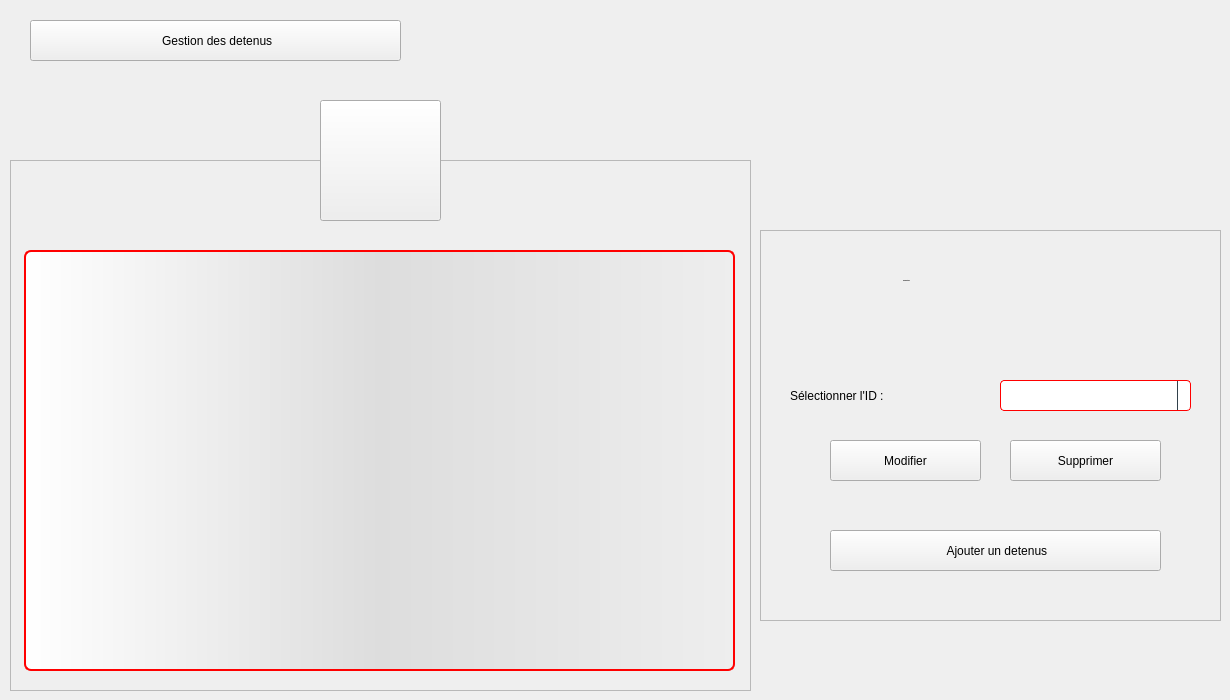
    <widget class="QWidget" name="Detenus">
     <widget class="QFrame" name="frame_6">
      <property name="geometry">
       <rect>
        <x>10</x>
        <y>160</y>
        <width>741</width>
        <height>531</height>
       </rect>
      </property>
      <property name="styleSheet">
       <string notr="true"/>
      </property>
      <property name="frameShape">
       <enum>QFrame::StyledPanel</enum>
      </property>
      <property name="frameShadow">
       <enum>QFrame::Raised</enum>
      </property>
      <widget class="QTableView" name="T_Detenu">
       <property name="geometry">
        <rect>
         <x>14</x>
         <y>90</y>
         <width>711</width>
         <height>421</height>
        </rect>
       </property>
       <property name="cursor" stdset="0">
        <cursorShape>ArrowCursor</cursorShape>
       </property>
       <property name="styleSheet">
        <string notr="true">QTableView {border: 2px solid red;text-align: top;padding: 4px;border-radius: 7px;border-bottom-left-radius: 7px;background: QLinearGradient( x1: 0, y1: 0, x2: 1, y2: 0,stop: 0 #fff, stop: 1 #eee,stop: 0.5 #ddd,stop: 1 #eee );width: 15px;selection-background-color:QLinearGradient( x1: 0, y1: 0, x2: 1, y2: 0,stop: 0 #FF0000, stop: 1 #FF5F5F,stop: 0.5 #FEAAAA,stop: 1 #eee);selection-color: black;}
QTableView::item:focus{selection-background-color: red;}
QScrollBar:vertical{ width: 20px; background: none; /* only these sort effect about width ...*/}
QScrollBar::handle:vertical{ border: 3px solid #5E749C;text-align: top;padding: 4px;border-radius: 5px; border-bottom-left-radius: 5px;background: QLinearGradient( x1: 0, y1: 0, x2: 1, y2: 0,stop: 0 #fff, stop: 1 #eee,stop: 0.5 #ddd,stop: 1 #eee ); width: 25px; min-height: 20px; max-height: 25px; /*these sort no effect*/ }
QScrollBar::add-page:vertical {border: 3px solid red;text-align: top;padding: 4px;border-radius: 5px; border-bottom-left-radius: 5px;background:  red; /* adding width: xx px; sorting no effect .. why? */}
QScrollBar::sub-page:vertical {border: 3px solid green;text-align: top;padding: 4px;border-radius: 5px; border-bottom-left-radius: 5px;background:  green; /* adding width: xx px; sorting no effect .. why? */ }</string>
       </property>
       <attribute name="horizontalHeaderDefaultSectionSize">
        <number>114</number>
       </attribute>
      </widget>
     </widget>
     <widget class="QToolButton" name="toolButton_7">
      <property name="geometry">
       <rect>
        <x>320</x>
        <y>100</y>
        <width>121</width>
        <height>121</height>
       </rect>
      </property>
      <property name="text">
       <string/>
      </property>
      <property name="icon">
       <iconset>
        <normaloff>:/Recources/Images/gavel.png</normaloff>:/Recources/Images/gavel.png</iconset>
      </property>
      <property name="iconSize">
       <size>
        <width>64</width>
        <height>64</height>
       </size>
      </property>
     </widget>
     <widget class="QPushButton" name="B_BackToGestions_2">
      <property name="geometry">
       <rect>
        <x>30</x>
        <y>20</y>
        <width>371</width>
        <height>41</height>
       </rect>
      </property>
      <property name="cursor">
       <cursorShape>PointingHandCursor</cursorShape>
      </property>
      <property name="text">
       <string> Gestion des detenus</string>
      </property>
      <property name="icon">
       <iconset>
        <normaloff>:/Recources/Images/back-arrow.png</normaloff>:/Recources/Images/back-arrow.png</iconset>
      </property>
     </widget>
     <widget class="QFrame" name="frame_7">
      <property name="geometry">
       <rect>
        <x>760</x>
        <y>230</y>
        <width>461</width>
        <height>391</height>
       </rect>
      </property>
      <property name="styleSheet">
       <string notr="true"/>
      </property>
      <property name="frameShape">
       <enum>QFrame::StyledPanel</enum>
      </property>
      <property name="frameShadow">
       <enum>QFrame::Raised</enum>
      </property>
      <widget class="QLabel" name="L_ConfigDetenus">
       <property name="geometry">
        <rect>
         <x>143</x>
         <y>20</y>
         <width>171</width>
         <height>61</height>
        </rect>
       </property>
       <property name="font">
        <font>
         <family>century gothic</family>
         <pointsize>-1</pointsize>
         <weight>75</weight>
         <bold>true</bold>
        </font>
       </property>
       <property name="styleSheet">
        <string notr="true">background: transparent;</string>
       </property>
       <property name="text">
        <string>Configuration</string>
       </property>
      </widget>
      <widget class="QLabel" name="L_IDDetenus">
       <property name="geometry">
        <rect>
         <x>30</x>
         <y>150</y>
         <width>191</width>
         <height>31</height>
        </rect>
       </property>
       <property name="styleSheet">
        <string notr="true">background: transparent;</string>
       </property>
       <property name="text">
        <string>Sélectionner l'ID :</string>
       </property>
      </widget>
      <widget class="QPushButton" name="B_AjouterDetenus">
       <property name="geometry">
        <rect>
         <x>70</x>
         <y>300</y>
         <width>331</width>
         <height>41</height>
        </rect>
       </property>
       <property name="cursor">
        <cursorShape>PointingHandCursor</cursorShape>
       </property>
       <property name="text">
        <string> Ajouter un detenus</string>
       </property>
       <property name="icon">
        <iconset>
         <normaloff>:/Recources/Images/add.png</normaloff>:/Recources/Images/add.png</iconset>
       </property>
      </widget>
      <widget class="QComboBox" name="CB_IDDetenus">
       <property name="geometry">
        <rect>
         <x>240</x>
         <y>150</y>
         <width>191</width>
         <height>31</height>
        </rect>
       </property>
       <property name="styleSheet">
        <string notr="true">QComboBox {
  border: 1px solid red;
  border-radius: 4px;
  background: white;
}

QComboBox QAbstractItemView {
  border: 1px solid black;
  border-radius: 0;
  background-color: white;
  selection-background-color:#305068;
}

QComboBox QAbstractItemView:hover {
  background-color: white;
  color: #F0F0F0;
}

QComboBox QAbstractItemView:selected {
  background: #1464A0;
  color: #32414B;
}

QComboBox QAbstractItemView:alternate {
  background: #19232D;
}

QComboBox:disabled {
  background-color: #19232D;
  color: #787878;
}

QComboBox:hover {
  border: 1px solid #148CD2;
}

QComboBox:focus {
  border: 1px solid #1464A0;
}

QComboBox:on {
  selection-background-color: #1464A0;
}

QComboBox::item:checked {
  font-weight: bold;
}

QComboBox::item:selected {
  border: 0px solid transparent;
}

QComboBox::drop-down {
  subcontrol-origin: padding;
  subcontrol-position: top right;
  width: 12px;
  border-left: 1px solid #32414B;
}</string>
       </property>
      </widget>
      <widget class="QPushButton" name="B_ModifierDetenus">
       <property name="geometry">
        <rect>
         <x>70</x>
         <y>210</y>
         <width>151</width>
         <height>41</height>
        </rect>
       </property>
       <property name="cursor">
        <cursorShape>PointingHandCursor</cursorShape>
       </property>
       <property name="text">
        <string>Modifier</string>
       </property>
       <property name="icon">
        <iconset>
         <normaloff>:/Recources/Images/edit.png</normaloff>:/Recources/Images/edit.png</iconset>
       </property>
       <property name="iconSize">
        <size>
         <width>23</width>
         <height>23</height>
        </size>
       </property>
      </widget>
      <widget class="QPushButton" name="B_SupprimerDetenus">
       <property name="geometry">
        <rect>
         <x>250</x>
         <y>210</y>
         <width>151</width>
         <height>41</height>
        </rect>
       </property>
       <property name="cursor">
        <cursorShape>PointingHandCursor</cursorShape>
       </property>
       <property name="text">
        <string>Supprimer</string>
       </property>
       <property name="icon">
        <iconset>
         <normaloff>:/Recources/Images/trash.png</normaloff>:/Recources/Images/trash.png</iconset>
       </property>
       <property name="iconSize">
        <size>
         <width>23</width>
         <height>23</height>
        </size>
       </property>
      </widget>
     </widget>
    </widget>
